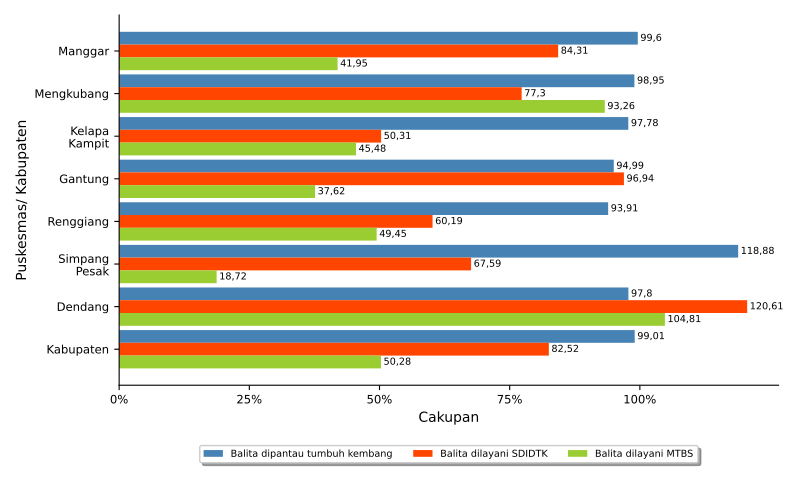

Generate this figure with Python:
import numpy as np
import matplotlib.pyplot as plt
import pandas
from textwrap import wrap
from matplotlib.ticker import FuncFormatter
import locale
locale.setlocale(locale.LC_ALL, 'id_ID.UTF8')

import sys, os, inspect
currentdir = os.path.dirname(os.path.abspath(inspect.getfile(inspect.currentframe())))
parentdir = os.path.dirname(currentdir)
sys.path.insert(0, parentdir)

berkasData = currentdir +'\\bab_05_23_dataBalitaTumbuhKembang.csv'
berkasSimpan = currentdir +'\\bab_05_23_balitaTumbuhKembang.pdf'
# judulDiagram = 'Cakupan Pelayanan Kesehatan Balita\nTahun 2021'
sumbuX = 'Cakupan'
sumbuY = 'Puskesmas\ Kabupaten'
tickerSumbuX = np.arange(0,110,25)
labelBar1 = 'Balita dipantau tumbuh kembang'
labelBar2 = 'Balita dilayani SDIDTK'
labelBar3 = 'Balita dilayani MTBS'

# read data file
colnames = ['puskesmas','tumbuhKembang','SDIDTK','MTBS']
data = pandas.read_csv(berkasData, names=colnames, sep=';')
puskesmas = data.puskesmas.tolist()
bar1 = data.tumbuhKembang.tolist()
bar2 = data.SDIDTK.tolist()
bar3 = data.MTBS.tolist()

ind = np.arange(len(puskesmas))  # the x locations for the groups
width = 0.3       # the width of the bars
widthDL = 0.5      # spacing for data labels

# make bars
fig, ax = plt.subplots()
rects1 = ax.barh(ind, bar1, width, color='steelblue', label=labelBar1)
rects2 = ax.barh(ind + width, bar2, width, color='orangered', label = labelBar2)
rects3 = ax.barh(ind + 2*width, bar3, width, color='yellowgreen', label = labelBar3)

# add some text for labels, title and axes ticks
# ax.set_title(judulDiagram)
ax.set_xticks(tickerSumbuX)
ax.set_xlabel(sumbuX)
ax.xaxis.set_major_formatter(FuncFormatter(lambda x, pos: "{:n}%".format(x)))

ax.set_yticks(ind+width)
ax.set_yticklabels(list([ '\n'.join(wrap(l, 10)) for l in puskesmas ]))
ax.invert_yaxis()
ax.set_ylabel(sumbuY)

ax.tick_params(axis='both', which='major', labelsize='small')
ax.spines['top'].set_visible(False)
ax.spines['right'].set_visible(False)

# make legend box
box = ax.get_position()
ax.set_position([box.x0, box.y0 + box.height * 0.1, box.width, box.height * 0.9])
ax.legend(fontsize='x-small', loc='upper center', bbox_to_anchor=(0.5, -0.15), fancybox=True, shadow=True, ncol=3)

# add data label
for i, v in enumerate(bar1):
    ax.text(v + widthDL, i, '{:n}'.format(v), ha='left', va='center', fontsize='x-small')
for i, v in enumerate(bar2):
    ax.text(v + widthDL, i + width, '{:n}'.format(v), ha='left', va='center', fontsize='x-small')
for i, v in enumerate(bar3):
    ax.text(v + widthDL, i + 2*width, '{:n}'.format(v), ha='left', va='center', fontsize='x-small')

# finishing
pyrfig = plt.figure(1)
pyrfig.set_figwidth(8)
pyrfig.set_figheight(5)
# tight_layout to make consistent size
# adjust subplot to make room for legend
fig.subplots_adjust(bottom=-0.15)
plt.tight_layout()
plt.savefig(berkasSimpan)
plt.close(pyrfig)
# plt.show()
